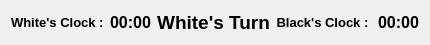
         <widget class="QFrame" name="horizontalFrame">
          <property name="sizePolicy">
           <sizepolicy hsizetype="Preferred" vsizetype="Preferred">
            <horstretch>0</horstretch>
            <verstretch>0</verstretch>
           </sizepolicy>
          </property>
          <property name="maximumSize">
           <size>
            <width>600</width>
            <height>40</height>
           </size>
          </property>
          <layout class="QHBoxLayout" name="horizontalLayout_4">
           <item>
            <widget class="QLabel" name="label_5">
             <property name="sizePolicy">
              <sizepolicy hsizetype="Fixed" vsizetype="Preferred">
               <horstretch>0</horstretch>
               <verstretch>0</verstretch>
              </sizepolicy>
             </property>
             <property name="font">
              <font>
               <pointsize>10</pointsize>
               <weight>75</weight>
               <italic>false</italic>
               <bold>true</bold>
               <underline>false</underline>
              </font>
             </property>
             <property name="text">
              <string>White's Clock :</string>
             </property>
            </widget>
           </item>
           <item>
            <widget class="QLabel" name="label_8">
             <property name="sizePolicy">
              <sizepolicy hsizetype="Fixed" vsizetype="Preferred">
               <horstretch>0</horstretch>
               <verstretch>0</verstretch>
              </sizepolicy>
             </property>
             <property name="maximumSize">
              <size>
               <width>120</width>
               <height>16777215</height>
              </size>
             </property>
             <property name="font">
              <font>
               <pointsize>12</pointsize>
               <weight>75</weight>
               <italic>false</italic>
               <bold>true</bold>
               <underline>false</underline>
              </font>
             </property>
             <property name="text">
              <string>00:00</string>
             </property>
            </widget>
           </item>
           <item>
            <widget class="QLabel" name="label_7">
             <property name="sizePolicy">
              <sizepolicy hsizetype="Fixed" vsizetype="Preferred">
               <horstretch>0</horstretch>
               <verstretch>0</verstretch>
              </sizepolicy>
             </property>
             <property name="maximumSize">
              <size>
               <width>120</width>
               <height>16777215</height>
              </size>
             </property>
             <property name="font">
              <font>
               <family>MS Shell Dlg 2</family>
               <pointsize>14</pointsize>
               <weight>75</weight>
               <italic>false</italic>
               <bold>true</bold>
               <underline>false</underline>
              </font>
             </property>
             <property name="text">
              <string>White's Turn</string>
             </property>
             <property name="alignment">
              <set>Qt::AlignCenter</set>
             </property>
            </widget>
           </item>
           <item>
            <widget class="QLabel" name="label_9">
             <property name="font">
              <font>
               <pointsize>10</pointsize>
               <weight>75</weight>
               <italic>false</italic>
               <bold>true</bold>
               <underline>false</underline>
              </font>
             </property>
             <property name="text">
              <string>Black's Clock : </string>
             </property>
             <property name="alignment">
              <set>Qt::AlignRight|Qt::AlignTrailing|Qt::AlignVCenter</set>
             </property>
            </widget>
           </item>
           <item>
            <widget class="QLabel" name="label_6">
             <property name="maximumSize">
              <size>
               <width>50</width>
               <height>16777215</height>
              </size>
             </property>
             <property name="font">
              <font>
               <pointsize>12</pointsize>
               <weight>75</weight>
               <italic>false</italic>
               <bold>true</bold>
               <underline>false</underline>
              </font>
             </property>
             <property name="text">
              <string>00:00</string>
             </property>
             <property name="alignment">
              <set>Qt::AlignLeading|Qt::AlignLeft|Qt::AlignVCenter</set>
             </property>
            </widget>
           </item>
          </layout>
         </widget>
